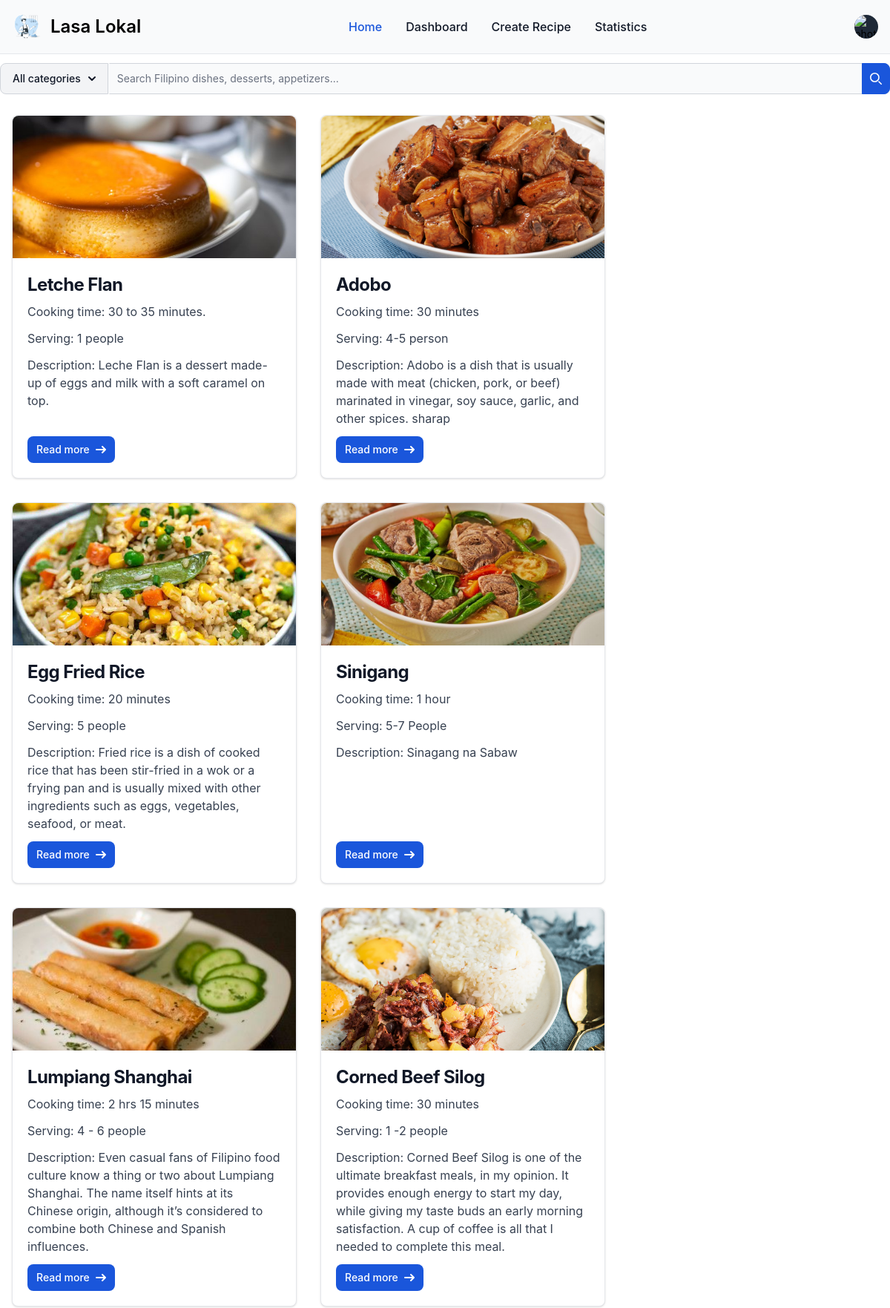
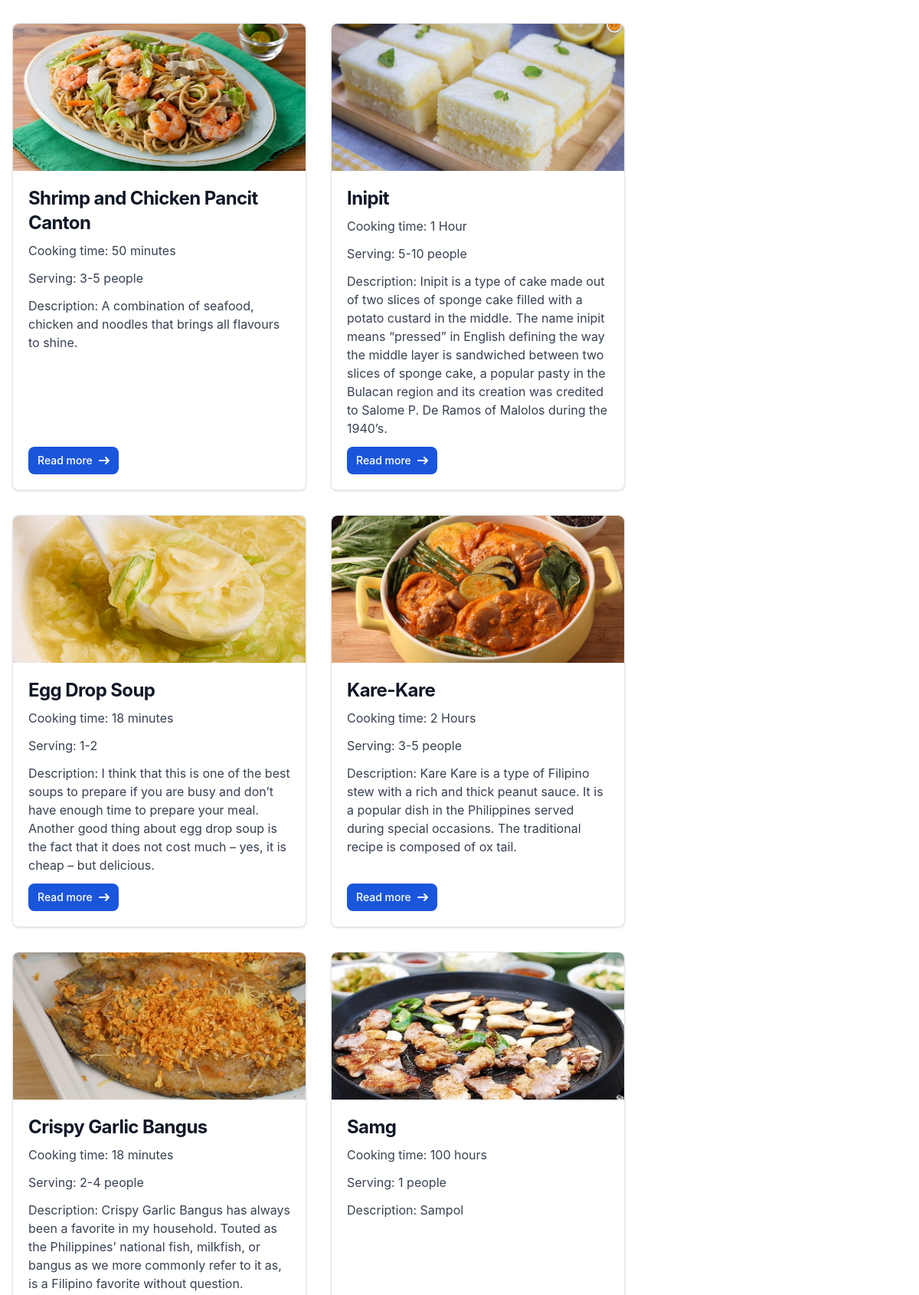
/recipe/ (signed in, upper part), run on the app's committed database (2 pictures, top to bottom).
### recipe/models.py (models this page shows, shortened)
class Recipe(models.Model):
    category = models.ForeignKey(Category, on_delete=models.CASCADE, related_name="category")
    created_by = models.ForeignKey(User, on_delete=models.CASCADE, related_name="created_by")
    name = models.CharField(max_length=100)
    image = models.ImageField(upload_to='recipe_images', default='default_recipe_image.svg', blank=True, null=True)
    description = models.TextField()
    cook_time = models.CharField(max_length=100)
    serving = models.CharField(max_length=100)
    created_at = models.DateTimeField(auto_now_add=True)
    updated_at = models.DateTimeField(auto_now_add=True)

### recipe/views.py (the view)
# urls.py: path('', views.view_recipes, name='view_recipes'),
@login_required
def view_recipes(request):
    query = request.GET.get('query', '')
    category_id = request.GET.get('category', 0)
    categories = Category.objects.all()
    recipes = Recipe.objects.all()
    if category_id:
        recipes = recipes.filter(category_id=category_id)
    if query:
        recipes = recipes.filter(Q(name__icontains=query) | Q(description__icontains=query))
    return render(request, 'recipe/view_recipes.html', {
        'title': 'Recipes',
        'recipes': recipes,
        'categories': categories,
    })

### recipe/templates/recipe/view_recipes.html (shortened to what this page needs)
{% extends 'main/base.html' %}
{% load static %}
{% block content %}
<div class = "max-w-screen-xl mx-auto my-3">
    <div>
        <form method="get" action="{% url 'recipe:view_recipes' %}">
            <div class="flex">
                <button id="dropdown-button" data-dropdown-toggle="dropdown" class="flex-shrink-0 z-10 inline-flex items-center py-2.5 px-4 text-sm font-medium text-center text-gray-900 bg-gray-100 border border-gray-300 rounded-s-lg hover:bg-gray-200 focus:ring-4 focus:outline-none focus:ring-gray-100 dark:bg-gray-700 dark:hover:bg-gray-600 dark:focus:ring-gray-700 dark:text-white dark:border-gray-600" type="button">All categories <svg class="w-2.5 h-2.5 ms-2.5" aria-hidden="true" xmlns="http://www.w3.org/2000/svg" fill="none" viewBox="0 0 10 6">
            <path stroke="currentColor" stroke-linecap="round" stroke-linejoin="round" stroke-width="2" d="m1 1 4 4 4-4"/>
                </svg></button>
                <div class="relative w-full">
                    <input type="search" name="query" value="{{ query }}" id="search-dropdown" class="block p-2.5 w-full z-20 text-sm text-gray-900 bg-gray-50 rounded-e-lg border-s-gray-50 border-s-2 border border-gray-300 focus:ring-blue-500 focus:border-blue-500 dark:bg-gray-700 dark:border-s-gray-700  dark:border-gray-600 dark:placeholder-gray-400 dark:text-white dark:focus:border-blue-500" placeholder="Search Filipino dishes, desserts, appetizers..." required />
                    <button type="submit" class="absolute top-0 end-0 p-2.5 text-sm font-medium h-full text-white bg-blue-700 rounded-e-lg border border-blue-700 hover:bg-blue-800 focus:ring-4 focus:outline-none focus:ring-blue-300 dark:bg-blue-600 dark:hover:bg-blue-700 dark:focus:ring-blue-800">
                        <svg class="w-4 h-4" aria-hidden="true" xmlns="http://www.w3.org/2000/svg" fill="none" viewBox="0 0 20 20">
                            <path stroke="currentColor" stroke-linecap="round" stroke-linejoin="round" stroke-width="2" d="m19 19-4-4m0-7A7 7 0 1 1 1 8a7 7 0 0 1 14 0Z"/>
                        </svg>
                    </button>
                </div>
            </div>
        </form>
    </div>
    <div class="mt-3">
        {% if recipes %}
        <div class="flex flex-wrap">
            {% for recipe in recipes %}
                <div class="w-full max-w-sm m-4 bg-white border border-gray-200 rounded-lg shadow dark:bg-gray-800 dark:border-gray-700 flex flex-col">
                    <a href="{% url 'recipe:view_recipe_detail' recipe_primary_key=recipe.id %}">
                        <img class="w-full h-48 object-cover rounded-t-lg" src="{{ recipe.image.url }}" alt="" />
                    </a>
                    <div class="p-5 flex flex-col h-full">
                        <div class="flex-1">
                            <a href="#">
                                <h5 class="mb-2 text-2xl font-bold tracking-tight text-gray-900 dark:text-white">{{ recipe.name }}</h5>
                            </a>
                            <p class="mb-3 font-normal text-gray-700 dark:text-gray-400">Cooking time: {{ recipe.cook_time }}</p>
                            <p class="mb-3 font-normal text-gray-700 dark:text-gray-400">Serving: {{ recipe.serving }}</p>
                            <p class="mb-3 font-normal text-gray-700 dark:text-gray-400">Description: {{ recipe.description }}</p>
                        </div>
                        <div class="mt-auto">
                            <a href="{% url 'recipe:view_recipe_detail' recipe_primary_key=recipe.id %}" class="inline-flex items-center px-3 py-2 text-sm font-medium text-center text-white bg-blue-700 rounded-lg hover:bg-blue-800 focus:ring-4 focus:outline-none focus:ring-blue-300 dark:bg-blue-600 dark:hover:bg-blue-700 dark:focus:ring-blue-800">
                                Read more
                                <svg class="rtl:rotate-180 w-3.5 h-3.5 ms-2" aria-hidden="true" xmlns="http://www.w3.org/2000/svg" fill="none" viewBox="0 0 14 10">
                                    <path stroke="currentColor" stroke-linecap="round" stroke-linejoin="round" stroke-width="2" d="M1 5h12m0 0L9 1m4 4L9 9"/>
                                </svg>
                            </a>
                        </div>
                    </div>
                </div>
            {% endfor %}
        </div>
        {% endif %}
    </div>
</div>
{% endblock %}

### data on the page
Recipe: image (picture), name "Letche Flan", cook_time "30 to 35 minutes.", serving "1 people", description "Leche Flan is a dessert made-up of eggs and milk with a soft caramel on top."
Recipe: image (picture), name "Adobo", cook_time "30 minutes", serving "4-5 person", description "Adobo is a dish that is usually made with meat (chicken, pork, or beef) marinated in vinegar, soy sauce, garlic, and other spices. sharap"
Recipe: image (picture), name "Egg Fried Rice", cook_time "20 minutes", serving "5 people", description "Fried rice is a dish of cooked rice that has been stir-fried in a wok or a frying pan and is usually mixed with other ingredients such as eggs, vegetables, seafood, or meat."
Recipe: image (picture), name "Sinigang", cook_time "1 hour", serving "5-7 People", description "Sinagang na Sabaw"
Recipe: image (picture), name "Lumpiang Shanghai", cook_time "2 hrs 15 minutes", serving "4 - 6 people", description "Even casual fans of Filipino food culture know a thing or two about Lumpiang Shanghai. The name itself hints at its Chinese origin, although it’s considered to combine both Chinese and Spanish influences."
Recipe: image (picture), name "Corned Beef Silog", cook_time "30 minutes", serving "1 -2 people", description "Corned Beef Silog is one of the ultimate breakfast meals, in my opinion. It provides enough energy to start my day, while giving my taste buds an early morning satisfaction. A cup of coffee is all that I needed to complete this meal."
Recipe: image (picture), name "Shrimp and Chicken Pancit Canton", cook_time "50 minutes", serving "3-5 people", description "A combination of seafood, chicken and noodles that brings all flavours to shine."
Recipe: image (picture), name "Inipit", cook_time "1 Hour", serving "5-10 people", description "Inipit is a type of cake made out of two slices of sponge cake filled with a potato custard in the middle. The name inipit means “pressed” in English defining the way the middle layer is sandwiched between two slices of sponge cake, a popular pasty in the Bulacan region and its creation was credited to Salome P. De Ramos of Malolos during the 1940’s."
Recipe: image (picture), name "Egg Drop Soup", cook_time "18 minutes", serving "1-2", description "I think that this is one of the best soups to prepare if you are busy and don’t have enough time to prepare your meal. Another good thing about egg drop soup is the fact that it does not cost much – yes, it is cheap – but delicious."
Recipe: image (picture), name "Kare-Kare", cook_time "2 Hours", serving "3-5 people", description "Kare Kare is a type of Filipino stew with a rich and thick peanut sauce. It is a popular dish in the Philippines served during special occasions. The traditional recipe is composed of ox tail."
Recipe: image (picture), name "Crispy Garlic Bangus", cook_time "18 minutes", serving "2-4 people", description "Crispy Garlic Bangus has always been a favorite in my household. Touted as the Philippines’ national fish, milkfish, or bangus as we more commonly refer to it as, is a Filipino favorite without question."
Recipe: image (picture), name "Samg", cook_time "100 hours", serving "1 people", description "Sampol"
